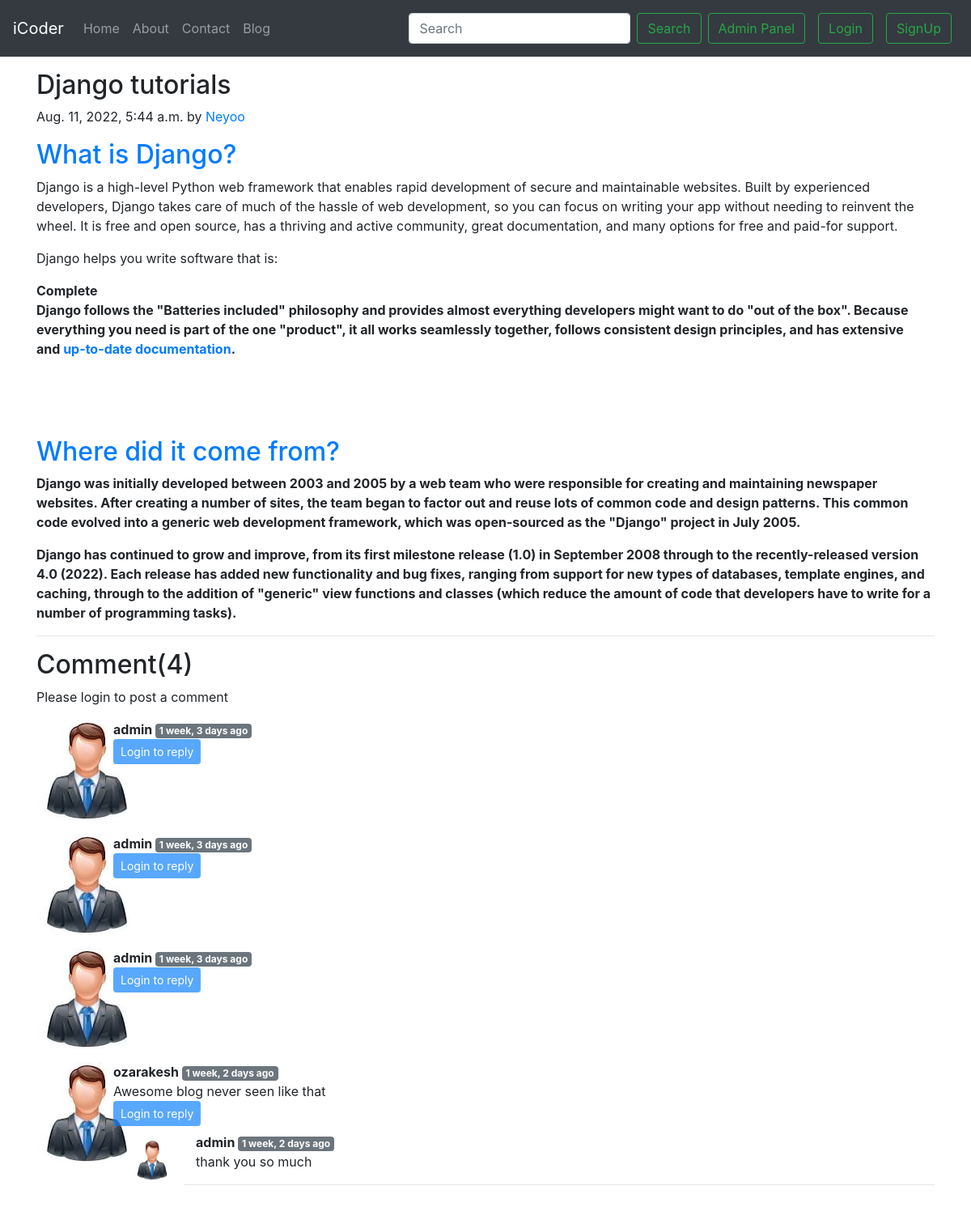
The app's page /blog/third_post with its own data.
### blog/models.py (models this page shows, shortened)
class Post(models.Model):
    sno = models.AutoField(primary_key=True)
    title = models.CharField(max_length=50)
    content = models.TextField()
    author = models.CharField(max_length=13)
    slug= models.CharField(max_length=130)
    timestamp = models.DateTimeField(blank=True)

class blogComment(models.Model):
    sno = models.AutoField(primary_key=True)
    comment = models.TextField()
    user = models.ForeignKey(User,on_delete=models.CASCADE)
    post = models.ForeignKey(Post,on_delete=models.CASCADE)
    parent = models.ForeignKey('self',on_delete=models.CASCADE,null=True)
    timestamp = models.DateTimeField(default=now)

### blog/views.py (the view)
# urls.py: path('<str:slug>',views.blogpost,name = "blogpost"),
def blogpost(request,slug):
    post = Post.objects.filter(slug=slug).first()
    comments= blogComment.objects.filter(post=post, parent=None)
    replies= blogComment.objects.filter(post=post).exclude(parent=None)
    replyDict={}
    for reply in replies:
        if reply.parent.sno not in replyDict.keys():
            replyDict[reply.parent.sno]=[reply]
        else:
            replyDict[reply.parent.sno].append(reply)
    context={'post':post, 'comments': comments, 'user': request.user, 'replyDict': replyDict}
    return render(request,'blog/blogpost.html',context)

### blog/templatetags/extras.py (called while the page is built)
@register.filter(name='get_val')
def get_val(dict, key):
    return dict.get(key)

### templates/blog/blogpost.html (shortened to what this page needs)
{% extends 'base.html' %}
{% block body %}
{% load humanize %}
{% load extras %}
<div class="container my-3">
  <h2 class="blog-post-title">{{post.title}}</h2>
  <p class="blog-post-meta">{{post.timestamp}} by <a href="' %}">{{post.author}}</a></p>
  <p>{{post.content|safe}}</p>
  <hr>
</div>
<div class="container">
  <h2>Comment({{comments.count}})</h2>
  <div class="my-2">
    {% if user.is_authenticated %}
    <form action="/blog/postComment" method="post">
      {% csrf_token %}
      <div class="form-group">
        <label for="comment">Post Comment</label>
        <input type="text" class="form-control" name="comment" placeholder="Enter comment here">
      </div>
      <input type="hidden" name="postSno" value="{{post.sno}}">
      <input type="hidden" name="parentSno" value="">
      <button type="submit" class="btn btn-primary my-2">Submit</button>
    </form>
    {% else %}
    Please login to post a comment
    {% endif %}
  </div>
  {% for comment in comments %}
  <div class="row my-3">
    <div class="col-md-1">
      <img src="/static/user.jpg" alt="" srcset="">
    </div>
    <div class="col-md-11"><b> {{comment.user.username }} </b> <span
        class="badge badge-secondary">{{comment.timestamp|naturaltime}} </span>
      <div>{{comment.comment}} </div>
      <div class="replay">
        {% if user.is_authenticated %}
        <button class="btn btn-primary btn-sm mt-2" type="button" data-toggle="collapse" data-target="#replay{{comment.sno}}"
          aria-expanded="false" aria-controls="replay{{comment.sno}}">
          Replay
        </button>
        <div class="collapse my-2" id="replay{{comment.sno}}">
          <div class="card card-body">
            <form action="/blog/postComment" method="post">
              {% csrf_token %}
              <div class="form-group">
                <label for="comment">Post Replay</label>
                <input type="text" class="form-control" name="comment" placeholder="Enter replay here">
                <input type="hidden" name="parentSno" value="{{comment.sno}}">
              </div>
              <input type="hidden" name="postSno" value="{{post.sno}}">
              <button type="submit" class="btn btn-primary my-2">Submit</button>
            </form>
          </div>
        </div>
        {% else %}
        <button class="btn btn-primary btn-sm" type="button" data-toggle="collapse" data-target="#replay{{comment.sno}}"
          aria-expanded="false" aria-controls="replay{{comment.sno}}" disabled>
          Login to reply
        </button>
        {% endif %}
        <div class="replies my-2">
          {% for reply in replyDict|get_val:comment.sno %}
          <div class="row my-2">
            <div class="col-md-1">
              <img class="image" src="/static/user.jpg" alt="" srcset="" style="
    margin-top: 9px;
    height: 50px;
    width: 46px;
    margin-left: 25px;
">
            </div>
            <div class="col-md-11">
              <div class="col-md-11 ">
                <b> {{reply.user.username}} </b> <span
                  class="badge badge-secondary ">{{reply.timestamp| naturaltime}}</span>
                <div>{{reply.comment}}</div>
              </div>
              <hr>
            </div>
          </div>
          {% endfor %}
        </div>
      </div>
    </div>
  </div>
  {% endfor %}
</div>
{% endblock %}

### records on screen
Post: title "Django tutorials", timestamp "Aug. 11, 2022, 5:44 a.m.", author "Neyoo", content "What is Django? Django is a high-level Python web framework that enables rapid development of secure and maintainable websites. Built by experienced developers, Django takes care of much of the hassle of web development, so you can focus on writing your app without needing to reinvent the wheel. It is free and open source, has a thriving and active community, great documentation, and many options for free and paid-for support. Django helps you write software that is: Complete Django follows the \"Batteries included\" philosophy and provides almost everything developers might want to do \"out of the box\". Because everything you need is part of the one \"product\", it all works seamlessly…"
blogComment: user.username "admin", timestamp "1 week, 3 days ago"
blogComment: user.username "admin", timestamp "1 week, 3 days ago"
blogComment: user.username "admin", timestamp "1 week, 3 days ago"
blogComment: user.username "ozarakesh", timestamp "1 week, 2 days ago", comment "Awesome blog never seen like that"
blogComment: user.username "admin", timestamp "1 week, 2 days ago", comment "thank you so much"

### other values on screen
{{ comments.count }} "4"
